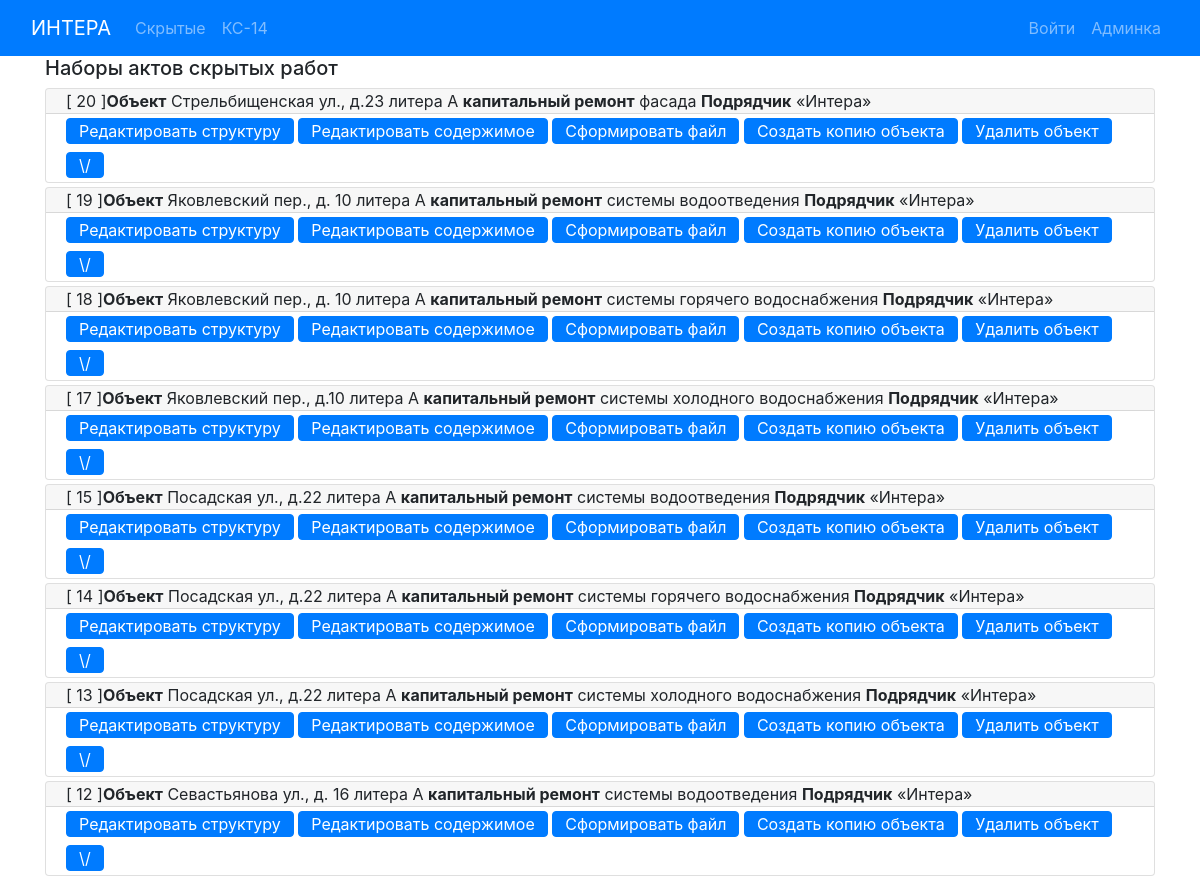
Page /actbase/ (upper part) on the earlier database version.
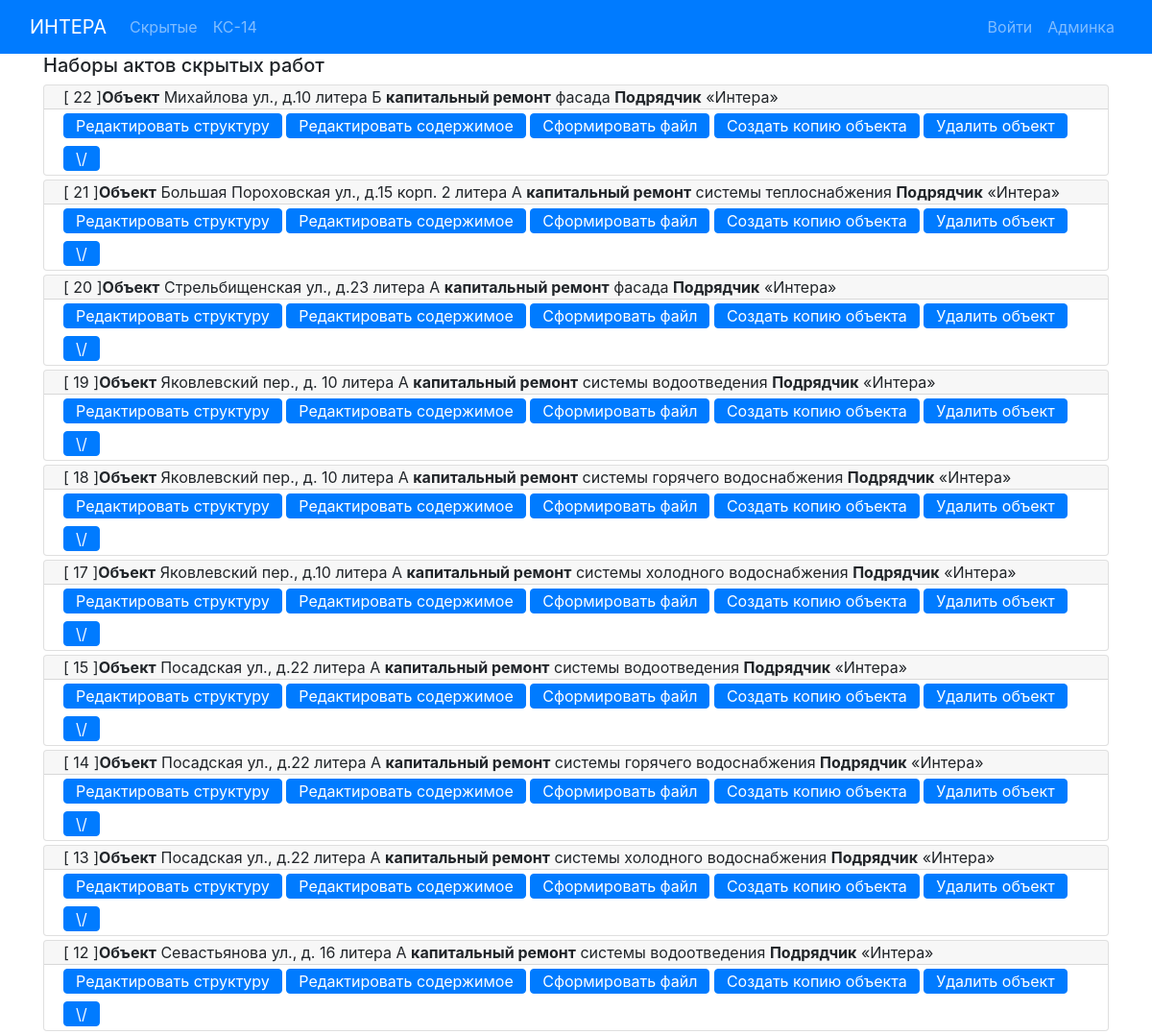
Same page on the later database version.
### hiddenactsbase/models.py (models this page shows, shortened)
class ObjectActs (models.Model):
    address = models.CharField(max_length=100, verbose_name='Адрес', blank=False)
    system_type = models.CharField(max_length=100, verbose_name='тип')
    designer = models.CharField(max_length=200, verbose_name='Проектант')
    contractor = models.CharField(max_length=300, verbose_name='Подрядчик',
                                  default='Общество с ограниченной ответственностью «Интера».')
    contractor_requisite = models.CharField(max_length= 200, verbose_name='Реквизиты подрядчика',
                                    default= 'Свидетельство о государственной регистрации серия 78' +
                                             '№007274277 от  02.09.2009, ОГРН 1097847236783, ' +
                                             'ИНН 7805498649, 198188, г. Санкт-Петербург,' +
                                             ' ул. Возрождения, д.20, литер А, тел. 242-78-10.')
    supervisor_engineer = models.CharField(max_length=100, verbose_name='Технадзор')
    contractor_engineer = models.CharField(max_length=100, verbose_name='Прораб')
    designer_engineer = models.CharField(max_length=100, verbose_name='Проектировщик', blank=True)
    project_number = models.CharField(max_length=100, verbose_name='Ном. проекта')
    exec_documents = models.CharField(max_length=100, verbose_name='Исполн.')
    supervisor_engineer_decree = models.CharField(max_length=100, verbose_name='Приказ технадзора')
    contractor_engineer_decree = models.CharField(max_length=100, verbose_name='Приказ прораба')
    designer_engineer_decree = models.CharField(max_length=100, verbose_name='Приказ проектировщика', blank=True)
    acts = models.ManyToManyField('HiddenActIS', blank=True, related_name='object_acts')
    blow_down_act = models.ForeignKey('BlowDownAct', blank=True, null=True, on_delete=models.CASCADE)
    class Meta:
        verbose_name = 'Набор актов объекта '
    def get_absolute_url(self):
        return reverse('object_detail_url', kwargs={'pk': self.pk})
    def get_edit_url(self):
        return reverse('object_edit_url', kwargs={'pk': self.pk})
    def get_short_contractor(self):
        s = re.findall(r"[\"\«\»\']\D+?[\"\«\»\']", self.contractor)
        if len(s) == 0:
            return self.contractor
        else:
            return s[0]

### hiddenactsbase/views.py (the view)
# urls.py: path('', ObjectsList.as_view(), name='objects_list_url'),
class ObjectsList(View):
    @staticmethod
    def get(request):
        objs = ObjectActs.objects.order_by("-id")
        return render(request, 'hiddenactsbase/index.html',
                      context={'objects_acts': objs})

### hiddenactsbase/templates/hiddenactsbase/index.html (shortened to what this page needs)
{% extends 'base.html' %}
{% block mycontent %}
    <div class="container">
        <h5>Наборы актов скрытых работ</h5>
    </div>
    <div class="container">
    {% for obj in objects_acts %}
        <div class="card my-1">
          <div class="card-header py-0 ">
              [ {{ obj.pk }} ]<b>Объект</b> {{ obj.address }} <b>капитальный ремонт</b> {{ obj.system_type }} <b>Подрядчик</b> {{ obj.get_short_contractor }}
          </div>
          <div class="card-body py-0">
            <a href="{{ obj.get_absolute_url }}" class="btn btn-primary  my-1 py-0">Редактировать структуру</a>
            <a href="{{ obj.get_edit_url }}" class="btn btn-primary  my-1 py-0">Редактировать содержимое</a>
            <a href="{% url 'make_word_file' obj.pk %}" class="btn btn-primary my-1 py-0">Сформировать файл</a>
            <a href="{% url 'copy_object' obj.pk %}" class="btn btn-primary  my-1 py-0">Создать копию объекта</a>
            <a href="{% url 'delete_object' obj.pk %}" class="btn btn-primary  my-1 py-0">Удалить объект</a>
            <a class="btn btn-primary my-1 py-0" data-toggle="collapse" href="#collapseExample{{ obj.pk }}" role="button" aria-expanded="false" aria-controls="collapseExample{{ obj.pk }}">
                \/
            </a>
          </div>
        </div>
    {% endfor %}
    </div>
{% endblock %}

Differences in the rows shown:
added ObjectActs: pk "22", address "Михайлова ул., д.10 литера Б", system_type "фасада", get_short_contractor "«Интера»"
added ObjectActs: pk "21", address "Большая Пороховская ул., д.15 корп. 2 литера А", system_type "системы теплоснабжения", get_short_contractor "«Интера»"
